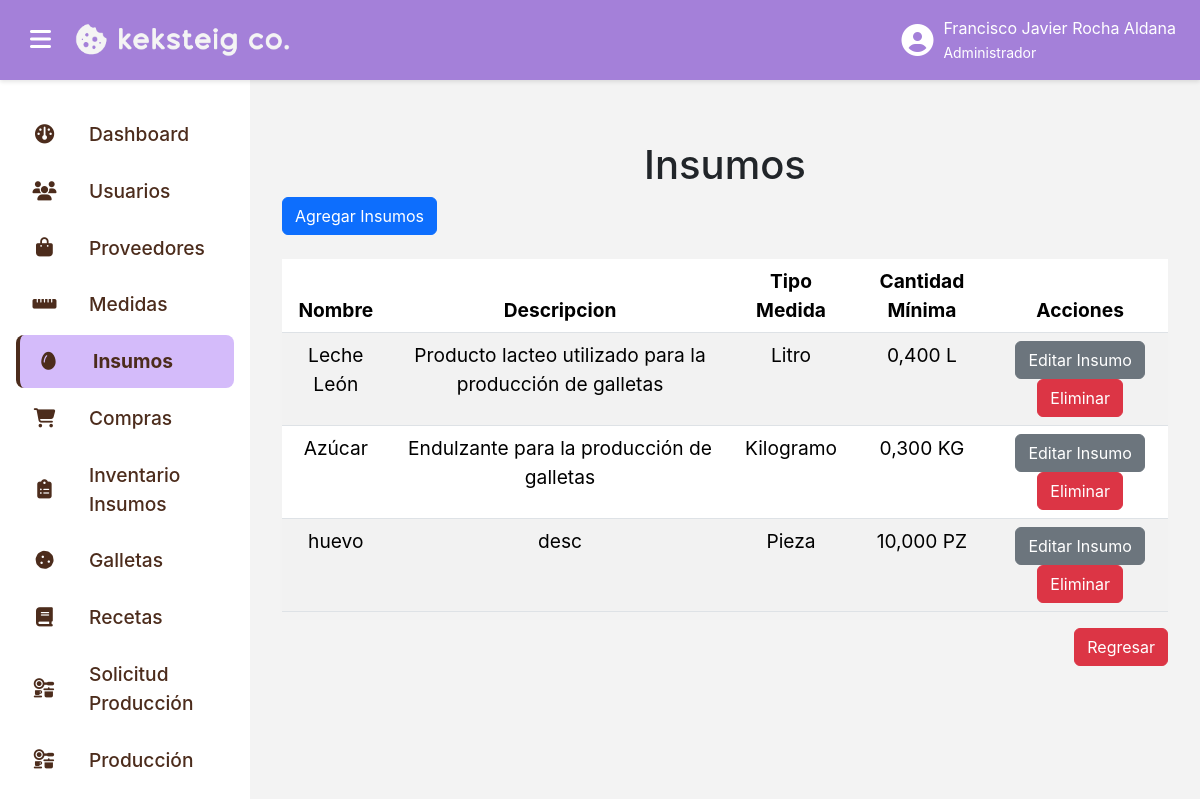
The page /insumos/lista_insumos/ (signed in) on the database its author committed.
### insumos_app/models.py (models this page shows, shortened)
class Insumo(models.Model):
    nombre = models.TextField(max_length=100)
    descripcion = models.TextField(max_length=500)
    medida = models.ForeignKey(Medida, on_delete=models.CASCADE, null=False, blank=False)
    cantidad_minima = models.DecimalField(decimal_places=3, max_digits=10, null=False, default=0)

### medidas_app/models.py (models this page shows)
class Medida(models.Model):
    nombre = models.TextField(max_length=50, null=False)
    nomenclatura = models.TextField(max_length=5, null=False)
    def __str__(self):
        return f"{self.nombre}"

### insumos_app/views.py (the view, shortened to what this page needs)
# urls.py: path("lista_insumos/", login_required(ListaInsumosView.as_view()), name="lista_insumos"),
class ListaInsumosView(PermissionRequiredMixin, TemplateView):
    permission_required = ["insumos_app.view_Insumo"]
    login_url = "login"
    template_name = "lista_insumos.html"
    def get_context_data(self):
        lista = Insumo.objects.all()
        return {
            "lista": lista
        }

### insumos_app/templates/lista_insumos.html (shortened to what this page needs)
{% extends "base.html" %}
{% load static %}
{% block content %}
<div class="pantalla-completa">
    <div class="menu">
        <h1 class="text-center">
            Insumos
        </h1>
        <a class="btn btn-primary" href="{% url "crear_insumos" %}">
            Agregar Insumos
        </a>
        <div class="row d-flex mt-4">
            <div class="col-lg-12 col-md-12 col-sm-12 col-12">
                <div class="d-flex align-items-center justify-content-center">
                    <table class="table table-hover table-striped">
                        <thead>
                            <th class="text-center">
                                Nombre
                            </th>
                            <th class="text-center">
                                Descripcion
                            </th>
                            <th class="text-center">
                                Tipo Medida
                            </th>
                            <th class="text-center">
                                Cantidad M&iacute;nima
                            </th>
                            <th class="text-center">
                                Acciones
                            </th>
                        </thead>
                        <tbody>
                            {% for item in lista %}
                                <tr>
                                    <td class="text-center">
                                        {{ item.nombre }}
                                    </td>
                                    <td class="text-center">
                                        {{ item.descripcion }}
                                    </td>
                                    <td class="text-center">
                                        {{ item.medida }}
                                    </td>
                                    <td class="text-center">
                                        {{ item.cantidad_minima }} {{ item.medida.nomenclatura }}
                                    </td>
                                    <td class="text-center">
                                        <a class="btn btn-secondary" href="{% url "editar_insumos" item.id %}">
                                            Editar Insumo
                                        </a>
                                        <button class="btn btn-danger" data-bs-toggle="modal" data-bs-target="#deleteModal" data-id="{{ item.id }}">
                                            Eliminar
                                        </button>
                                    </td>
                                </tr>
                            {% endfor %}
                        </tbody>
                    </table>
                </div>
            </div>
        </div>
        <div class="d-flex align-items-center justify-content-end">
            <a class="btn btn-danger" href="{% url "home" %}">
                Regresar
            </a>
        </div>
    </div>
</div>
{% endblock content %}

### templates/base.html (shortened to what this page needs)
{% load static %}
<!DOCTYPE html>
<html lang="es">
<head>
    <link rel="stylesheet" href="{% static 'css/bootstrap.min.css' %}">
    <link href="https://cdnjs.cloudflare.com/ajax/libs/font-awesome/6.7.2/css/all.min.css" rel="stylesheet">
    <link rel="stylesheet" href="{% static 'css/styles.css' %}">
</head>
<body>
    <div class="topbar">
        <div class="d-flex align-items-center gap-3">
            <button class="sidebar-toggle" id="menuToggle">
                <i class="fas fa-bars"></i>
            </button>
            <a href="{% url 'home' %}" style="text-decoration: none;" class="logo-container">
                <img src="{% static 'image/logo-horizontal-light.png' %}" alt="Don Galleto Logo" class="logo">
            </a>
        </div>
        <div class="user-info">
            <i class="fas fa-user-circle"></i>
            <span>
                {{ user.first_name }} {{ user.last_name }}
                <br>
                <small>
                    {% for group in user.groups.all %}
                        {{ group.name }}
                    {% empty %}
                        El usuario no pertenece a ningún grupo.
                    {% endfor %}
                </small>
            </span>
        </div>
    </div>
    <div class="sidebar {% if is_sidebar_collapsed %}collapsed{% endif %}" id="sidebar">
        {% for grupo in request.user.groups.all %}
            {% if grupo.name == 'Administrador' %}
                <a href="{% url 'home' %}" class="{% if request.resolver_match.url_name == 'home' %}active{% endif %}">
                    <i class="fa-solid fa-dashboard"></i>
                    <span>
                        Dashboard
                    </span>
                </a>
            {% endif %}
            {% if grupo.name == 'Administrador' %}
                <a href="{% url 'lista_usuarios' %}" class="{% if '/usuarios/' in request.path %}active{% endif %}">
                    <i class="fas fa-users"></i>
                    <span>
                        Usuarios
                    </span>
                </a>
            {% endif %}
            {% if grupo.name == 'Administrador' %}
                <a href="{% url 'lista_proveedores' %}" class="{% if request.resolver_match.url_name == 'lista_proveedores' %}active{% endif %}">
                    <i class="fa-solid fa-bag-shopping"></i>
                    <span>
                        Proveedores
                    </span>
                </a>
            {% endif %}
            {% if grupo.name == 'Administrador' %}
                <a href="{% url 'lista_medidas' %}" class="{% if request.resolver_match.url_name == 'lista_medidas' %}active{% endif %}">
                    <i class="fa-solid fa-ruler-horizontal"></i>
                    <span>
                        Medidas
                    </span>
                </a>
            {% endif %}
            {% if grupo.name == 'Administrador' %}
                <a href="{% url 'lista_insumos' %}" class="{% if request.resolver_match.url_name == 'lista_insumos' %}active{% endif %}">
                    <i class="fa-solid fa-egg"></i>
                    <span>
                        Insumos
                    </span>
                </a>
            {% endif %}
            {% if grupo.name == 'Administrador' %}
                <a href="{% url 'lista_compras' %}" class="{% if request.resolver_match.url_name == 'lista_compras' %}active{% endif %}">
                    <i class="fa-solid fa-cart-shopping"></i>
                    <span>
                        Compras
                    </span>
                </a>
            {% endif %}
            {% if grupo.name == 'Administrador' %}
                <a href="{% url 'lista_inventario' %}" class="{% if request.resolver_match.url_name == 'lista_inventario' %}active{% endif %}">
                    <i class="fa-solid fa-clipboard-list"></i>
                    <span>
                        Inventario Insumos
                    </span>
                </a>
            {% endif %}
            {% if grupo.name == 'Administrador' %}
                <a href="{% url 'lista_galletas' %}" class="{% if request.resolver_match.url_name == 'lista_galletas' %}active{% endif %}">
                    <i class="fa-solid fa-cookie"></i>
                    <span>
                        Galletas
                    </span>
                </a>
            {% endif %}
            {% if grupo.name == 'Administrador' %}
                <a href="{% url 'lista_recetas' %}" class="{% if request.resolver_match.url_name == 'lista_recetas' %}active{% endif %}">
                    <i class="fa-solid fa-book"></i>
                    <span>
                        Recetas
                    </span>
                </a>
            {% endif %}
            {% if grupo.name == 'Administrador' %}
                <a href="{% url 'lista_solicitarproducciones' %}" class="{% if request.resolver_match.url_name == 'lista_solicitarproducciones' %}active{% endif %}">
                    <i class="fa-solid fa-kitchen-set"></i>
                    <span>
                        Solicitud Producción
                    </span>
                </a>
            {% endif %}
            {% if grupo.name == 'Administrador' %}
                <a href="{% url 'lista_producciones' %}" class="{% if request.resolver_match.url_name == 'lista_producciones' %}active{% endif %}">
                    <i class="fa-solid fa-kitchen-set"></i>
                    <span>
                        Producción
                    </span>
                </a>
            {% endif %}
            {% if grupo.name == 'Administrador' %}
                <a href="{% url 'lista_mermas' %}" class="{% if request.resolver_match.url_name == 'lista_mermas' %}active{% endif %}">
                </a>
            {% endif %}
        {% endfor %}
    </div>
    <div class="content">
        {% block content %}
        {% endblock content %}
    </div>
</body>
</html>

### static/css/styles.css (style rules this page uses)
:root { --primary-color: #a480d9; --primary-dark: #8a66c9; --primary-light: #d4bbfa; --text-color: #4C2C1C; --danger-color: #de3421; --danger-dark: #c42e1c; --background-color: #f3f3f3; --border-color: #dee2e6; --white: #fff; }
body { margin: 0; font-family: 'SFPRODISPLAY', sans-serif; font-size: 1.2rem; background-color: var(--background-color); }
.content { margin-left: 250px; margin-top: 80px; padding: 2rem; transition: margin-left 0.3s ease; }
.topbar { position: fixed; top: 0; left: 0; width: 100%; height: 80px; background-color: var(--primary-color); display: flex; align-items: center; justify-content: space-between; padding: 0 1.5rem; z-index: 1050; box-shadow: 0 2px 4px rgba(0, 0, 0, 0.1); }
.topbar img.logo { height: 50px; transition: transform 0.3s ease; }
.sidebar-toggle { background: none; border: none; font-size: 1.5rem; color: var(--white); }
.sidebar { width: 250px; height: 100vh; background-color: var(--white); position: fixed; top: 80px; left: 0; padding: 1.5rem 1rem; transition: transform 0.3s ease; z-index: 1000; overflow-y: auto; scrollbar-width: thin; }
.sidebar a { display: flex; align-items: center; gap: 2rem; padding: 0.75rem 1rem; margin: 0.25rem 0; border: none; background: none; color: #4C2C1C; font-weight: 500; text-decoration: none; border-radius: 8px; width: 100%; transition: all 0.3s ease; }
.sidebar a i { min-width: 25px; text-align: center; }
.sidebar a span { text-align: left; flex: 1; }
.sidebar a i { transition: transform 0.3s ease; }
.sidebar a.active { background-color: var(--primary-light); border-left: 4px solid var(--text-color); font-weight: bold; }
.user-info { position: relative; display: flex; align-items: center; gap: 10px; font-size: 1rem; color: var(--white); cursor: pointer; }
.user-info i { font-size: 2rem; }
.user-info > span { display: block; }

### rows shown on the page
Insumo: nombre "Leche León", descripcion "Producto lacteo utilizado para la producción de galletas", medida "Litro", cantidad_minima "0,400", medida.nomenclatura "L"
Insumo: nombre "Azúcar", descripcion "Endulzante para la producción de galletas", medida "Kilogramo", cantidad_minima "0,300", medida.nomenclatura "KG"
Insumo: nombre "huevo", descripcion "desc", medida "Pieza", cantidad_minima "10,000", medida.nomenclatura "PZ"

### other values the page prints
{{ user.first_name }} "Francisco Javier"
{{ user.last_name }} "Rocha Aldana"
{{ group.name }} "Administrador"
